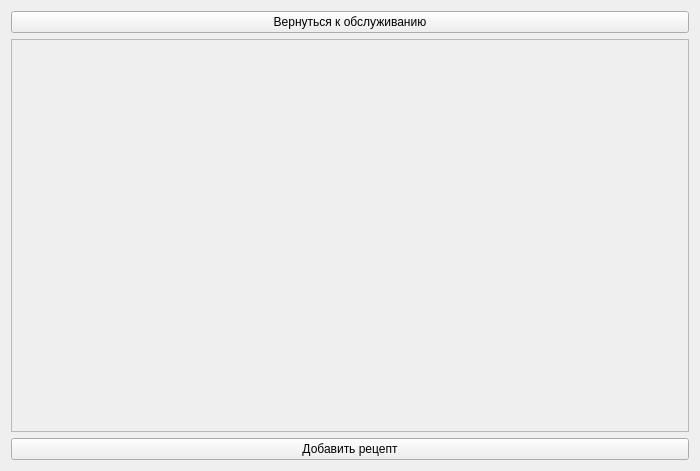
<?xml version="1.0" encoding="UTF-8"?>
<ui version="4.0">
 <class>RecipesEditor</class>
 <widget class="QWidget" name="RecipesEditor">
  <property name="enabled">
   <bool>true</bool>
  </property>
  <property name="geometry">
   <rect>
    <x>0</x>
    <y>0</y>
    <width>700</width>
    <height>471</height>
   </rect>
  </property>
  <property name="minimumSize">
   <size>
    <width>500</width>
    <height>300</height>
   </size>
  </property>
  <property name="maximumSize">
   <size>
    <width>700</width>
    <height>800</height>
   </size>
  </property>
  <property name="windowTitle">
   <string>Form</string>
  </property>
  <layout class="QVBoxLayout" name="verticalLayout_3">
   <item>
    <widget class="QPushButton" name="backToChoosingServiceButton">
     <property name="enabled">
      <bool>true</bool>
     </property>
     <property name="text">
      <string>Вернуться к обслуживанию</string>
     </property>
    </widget>
   </item>
   <item>
    <widget class="QScrollArea" name="scrollArea">
     <property name="verticalScrollBarPolicy">
      <enum>Qt::ScrollBarPolicy::ScrollBarAsNeeded</enum>
     </property>
     <property name="horizontalScrollBarPolicy">
      <enum>Qt::ScrollBarPolicy::ScrollBarAsNeeded</enum>
     </property>
     <property name="widgetResizable">
      <bool>true</bool>
     </property>
     <widget class="QWidget" name="scrollAreaWidgetContents">
      <property name="geometry">
       <rect>
        <x>0</x>
        <y>0</y>
        <width>676</width>
        <height>373</height>
       </rect>
      </property>
      <layout class="QVBoxLayout" name="verticalLayout_2">
       <item>
        <layout class="QVBoxLayout" name="verticalLayout">
         <property name="sizeConstraint">
          <enum>QLayout::SizeConstraint::SetNoConstraint</enum>
         </property>
        </layout>
       </item>
      </layout>
     </widget>
    </widget>
   </item>
   <item>
    <widget class="QPushButton" name="addNewRecipeButton">
     <property name="text">
      <string>Добавить рецепт</string>
     </property>
    </widget>
   </item>
  </layout>
 </widget>
 <resources/>
 <connections/>
</ui>
